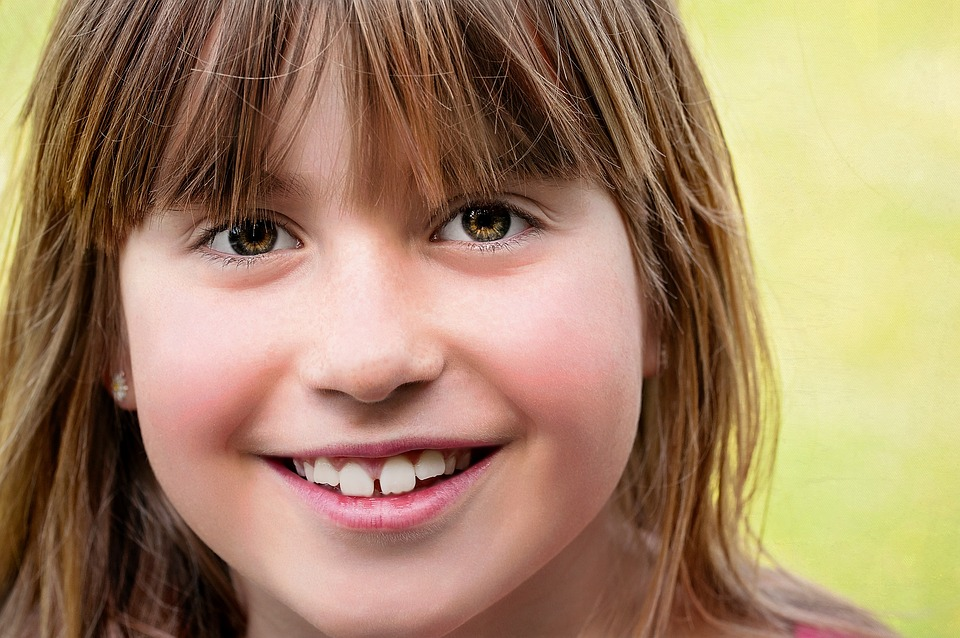
#> input picture test_image.jpg, 960 x 638 px
$ python sample.py
#> lines starting #> are read from the running program, lines starting #| are printed output that depends on the picture; after the words box and inside, x2 and y2 are one past the last pixel; in counts of white or black regions, pixels touching at a corner belong together
#> the answer given: test_image.jpg
import cv2

def detect_human(image_path):
    # 顔認識用の学習済み分類器を読み込む
#> called with image_path = 'test_image.jpg'
    face_cascade = cv2.CascadeClassifier(cv2.data.haarcascades + 'haarcascade_frontalface_default.xml')

    # 画像を読み込む
    image = cv2.imread(image_path)
#> image is the input picture: shape (638, 960, 3); mean B, G, R 103.9, 134.6, 164.9
    if image is None:
        print("Error: 画像を読み込めませんでした。ファイルパスを確認してください。")
        return

    gray_image = cv2.cvtColor(image, cv2.COLOR_BGR2GRAY)
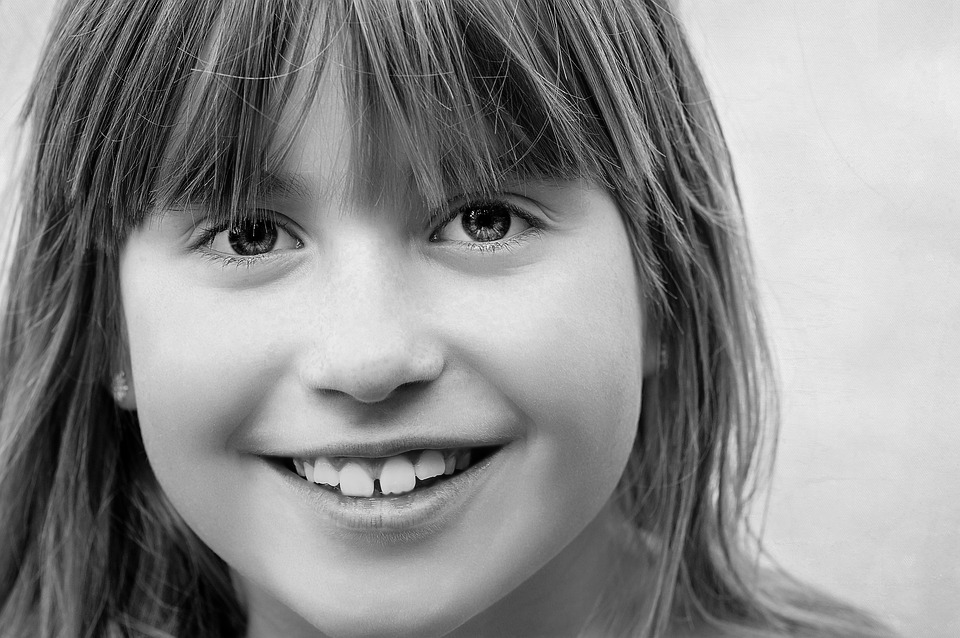
#> gray_image: shape (638, 960); min 0, max 253, mean 140.2

    # 顔を検出する
    faces = face_cascade.detectMultiScale(gray_image, scaleFactor=1.1, minNeighbors=5, minSize=(30, 30))
#> faces = ()

    # 検出された顔の数をカウントする
    num_faces = len(faces)
#> num_faces = 0

    # 顔が検出されたかどうかを判定する
    if num_faces > 0:
        print("人間の識別結果: 〇")
        print("検出された顔の数:", num_faces)
        for (x, y, w, h) in faces:
            # 検出された顔を矩形で囲む
            cv2.rectangle(image, (x, y), (x+w, y+h), (255, 0, 0), 2)
        # 顔が検出された画像を表示する
        cv2.imshow("Detected Faces", image)
        cv2.waitKey(0)
        cv2.destroyAllWindows()
    else:
        print("人間の識別結果: ×")
        # 顔が検出されなかった場合も画像を表示する
        cv2.imshow("Detected Faces", image)
        cv2.waitKey(0)
        cv2.destroyAllWindows()

# 画像のパスをユーザーに入力してもらう
image_path = input("画像のパスを入力してください: ")

# 人間の識別を実行
detect_human(image_path)

$ run again, on hd.jpg
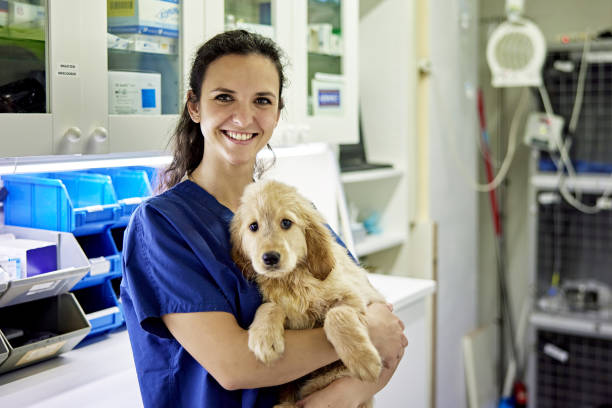
#> input picture hd.jpg, 612 x 408 px
#> in detect_human, image is the input picture: shape (408, 612, 3); mean B, G, R 142, 144.6, 141.6
#> in detect_human, `gray_image = cv2.cvtColor(image, cv2.COLOR_BGR2GRAY)`:
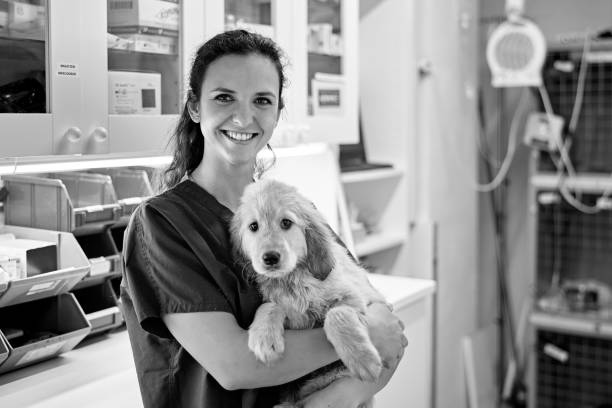
#> gray_image: shape (408, 612); min 0, max 255, mean 143.4
#> faces = [[192, 59, 106, 106], [222, 190, 94, 94]]
#> num_faces = 2
#| 検出された顔の数: 2
#> the loop in detect_human, `for (x, y, w, h) in faces:` made 2 passes
#> after the loop in detect_human, `for (x, y, w, h) in faces:`:
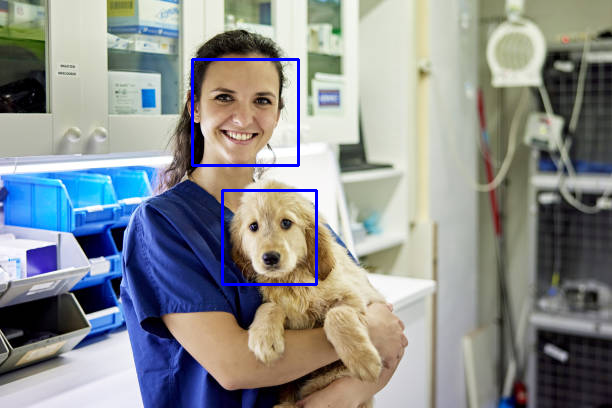
#> image: shape (408, 612, 3); 0.96% of pixels changed, all inside (x1, y1, x2, y2) = (191, 58, 318, 286)

$ run again, on messi.jpg
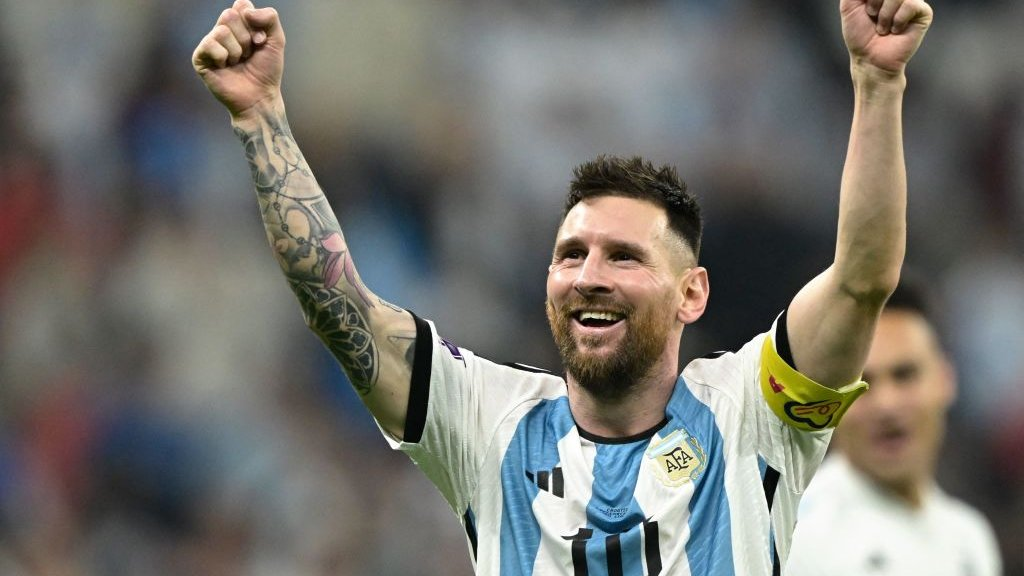
#> input picture messi.jpg, 1024 x 576 px
#> in detect_human, image is the input picture: shape (576, 1024, 3); mean B, G, R 108.3, 114.1, 115.6
#> in detect_human, `gray_image = cv2.cvtColor(image, cv2.COLOR_BGR2GRAY)`:
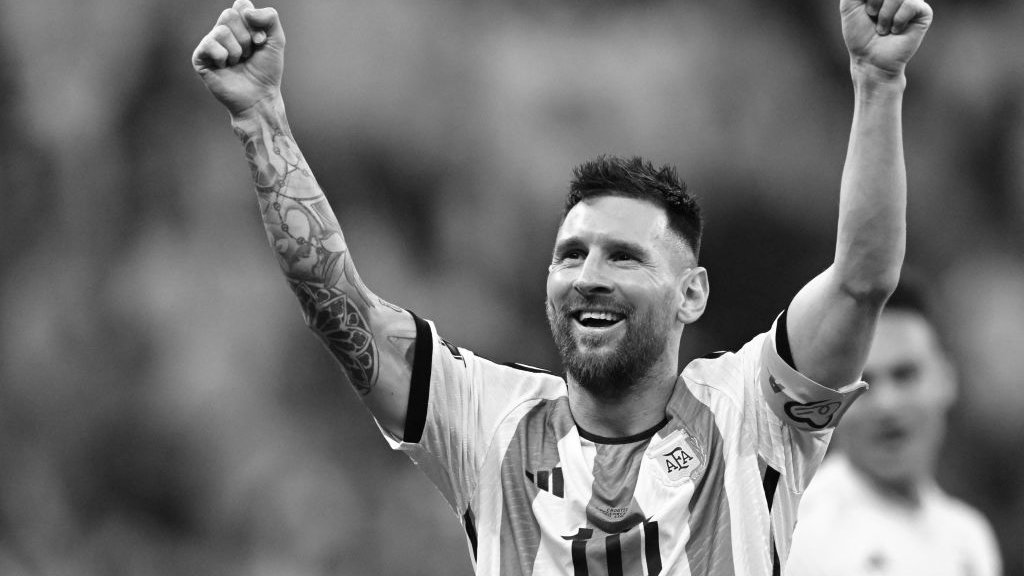
#> gray_image: shape (576, 1024); min 0, max 255, mean 113.9
#> faces = [[521, 199, 150, 150], [817, 325, 145, 145]]
#> num_faces = 2
#| 検出された顔の数: 2
#> the loop in detect_human, `for (x, y, w, h) in faces:` made 2 passes
#> after the loop in detect_human, `for (x, y, w, h) in faces:`:
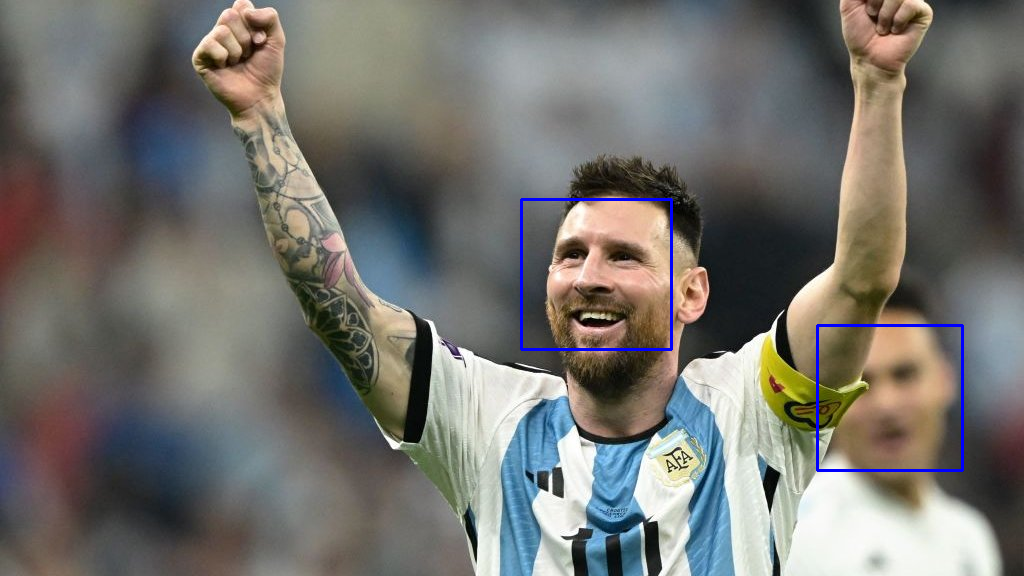
#> image: shape (576, 1024, 3); 0.6% of pixels changed, all inside (x1, y1, x2, y2) = (520, 198, 964, 472)
